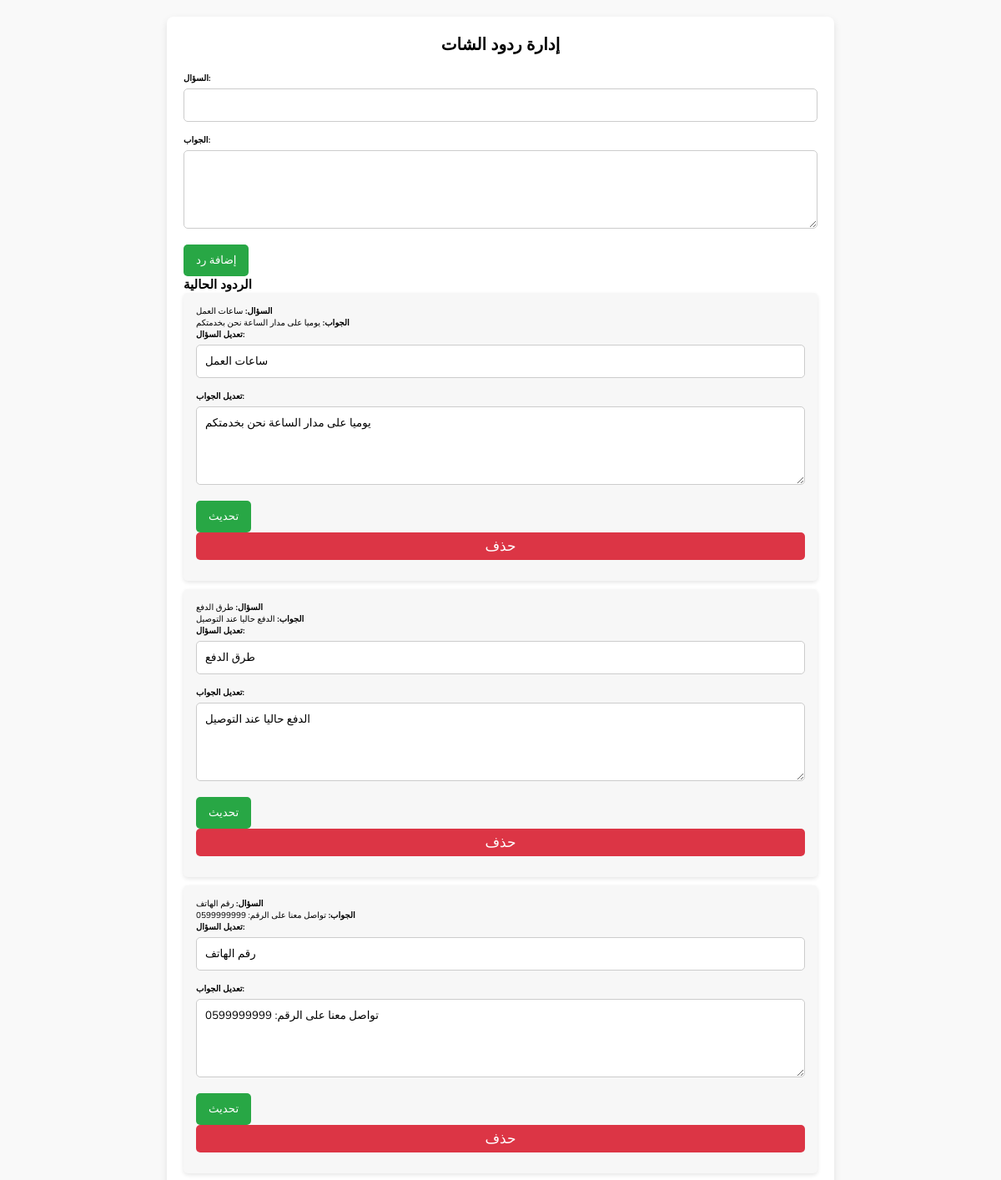
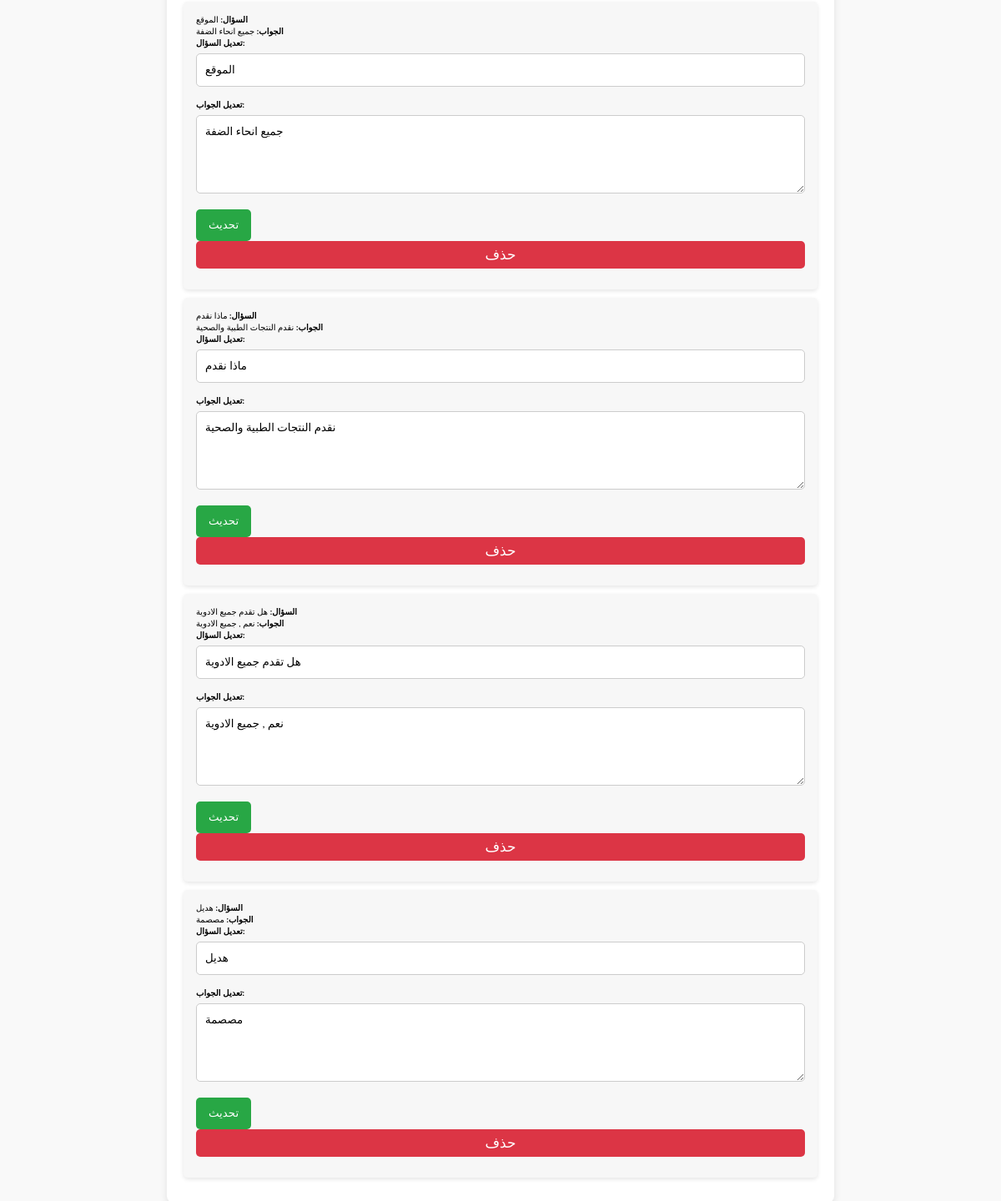
Screenshot of /admin/chatbox.php (signed in) with the database file from the repository (2 pictures, top to bottom).
### tables this page shows
CREATE TABLE `chat_responses` (
  `id` int(11) NOT NULL,
  `question` text NOT NULL,
  `answer` text NOT NULL
);

### admin/chatbox.php (the view, shortened to what this page needs)
<?php
include '../components/connect.php';
$select_responses = $conn->prepare("SELECT * FROM `chat_responses`");
$select_responses->execute();
$responses = $select_responses->fetchAll(PDO::FETCH_ASSOC);
?>
<!DOCTYPE html>
<html lang="ar">
<head>
    <link rel="stylesheet" href="../csss/admin_style.css">
</head>
<body>
<div class="container">
    <h1>إدارة ردود الشات</h1>
    <form method="POST" action="">
        <div class="form-group">
            <label for="question">السؤال:</label>
            <input type="text" name="question" id="question" required>
        </div>
        <div class="form-group">
            <label for="answer">الجواب:</label>
            <textarea name="answer" id="answer" rows="4" required></textarea>
        </div>
        <button type="submit" name="add_response">إضافة رد</button>
    </form>
    <h2>الردود الحالية</h2>
    <?php
    if (!empty($responses)) {
        foreach ($responses as $response) {
    ?>
        <div class="response-item">
            <p><strong>السؤال:</strong> <?= htmlspecialchars($response['question']); ?></p>
            <p><strong>الجواب:</strong> <?= htmlspecialchars($response['answer']); ?></p>
            <form method="POST" action="">
                <div class="form-group">
                    <label for="question">تعديل السؤال:</label>
                    <input type="text" name="question" value="<?= htmlspecialchars($response['question']); ?>" required>
                </div>
                <div class="form-group">
                    <label for="answer">تعديل الجواب:</label>
                    <textarea name="answer" rows="4" required><?= htmlspecialchars($response['answer']); ?></textarea>
                </div>
                <button type="submit" name="update_response">تحديث</button>
                <a href="chat_responses.php?delete=<?= $response['id']; ?>" class="delete-btn" onclick="return confirm('هل تريد حذف هذا الرد؟');">حذف</a>
            </form>
        </div>
    <?php
        }
    } else {
        echo '<p>لا توجد ردود حالياً.</p>';
    }
    ?>
</div>
</body>
</html>

### csss/admin_style.css (style rules this page uses)
:root { --main-color:#0e8114; --orange:#31ca2c; --red:#e74c3c; --black:#444; --white:#fff; --light-color:#777; --light-bg:#f5f5f5; --border:.2rem solid var(--black); --box-shadow:0 .5rem 1rem rgba(0,0,0,.1); }
* { font-family: 'Nunito', sans-serif; margin:0; padding:0; box-sizing: border-box; outline: none; border:none; text-decoration: none; }
html { font-size: 62.5%; overflow-x: hidden; }
body { background-color: var(--light-bg); }
.btn, .delete-btn, .option-btn { display: block; width: 100%; margin-top: 1rem; border-radius: .5rem; padding:1rem 3rem; font-size: 1.7rem; text-transform: capitalize; color:var(--white); cursor: pointer; text-align: center; }
.delete-btn { background-color: var(--red); }
.delete-btn { margin-top: 0; margin-bottom: 1rem; }

### admin/chatbox.php (style rules this page uses)
body { font-family: 'Poppins', sans-serif; background-color: #f9f9f9; margin: 20px; }
.container { max-width: 800px; margin: auto; padding: 20px; background: #fff; border-radius: 8px; box-shadow: 0 4px 10px rgba(0, 0, 0, 0.1); }
h1 { text-align: center; margin-bottom: 20px; }
.form-group { margin-bottom: 15px; }
label { font-weight: bold; }
input[type="text"], textarea { width: 100%; padding: 10px; margin-top: 5px; border: 1px solid #ccc; border-radius: 5px; }
button { background-color: #28a745; color: white; border: none; padding: 10px 15px; border-radius: 5px; cursor: pointer; }
.response-item { background: #f7f7f7; padding: 15px; border-radius: 5px; margin-bottom: 10px; box-shadow: 0 2px 5px rgba(0, 0, 0, 0.1); }
.delete-btn { background-color: #dc3545; color: white; padding: 5px 10px; border: none; border-radius: 5px; cursor: pointer; }

### rows the page displays
chat_responses: question "ساعات العمل", answer "يوميا على مدار الساعة نحن بخدمتكم"
chat_responses: question "طرق الدفع", answer "الدفع حاليا عند التوصيل"
chat_responses: question "رقم الهاتف", answer "تواصل معنا على الرقم: 0599999999"
chat_responses: question "الموقع", answer "جميع انحاء الضفة"
chat_responses: question "ماذا نقدم", answer "نقدم النتجات الطبية والصحية"
chat_responses: question "هل تقدم جميع الادوية", answer "نعم , جميع الادوية"
chat_responses: question "هديل", answer "مصصمة"
